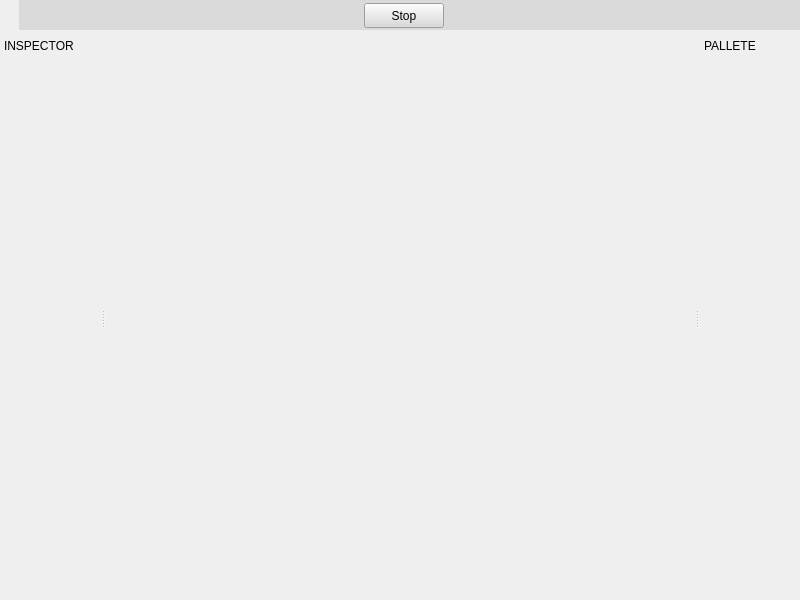
<?xml version="1.0" encoding="UTF-8"?>
<ui version="4.0">
 <class>MainWindow</class>
 <widget class="QMainWindow" name="MainWindow">
  <property name="geometry">
   <rect>
    <x>0</x>
    <y>0</y>
    <width>800</width>
    <height>600</height>
   </rect>
  </property>
  <property name="windowTitle">
   <string>MainWindow</string>
  </property>
  <widget class="QWidget" name="centralwidget">
   <property name="sizePolicy">
    <sizepolicy hsizetype="Preferred" vsizetype="Preferred">
     <horstretch>0</horstretch>
     <verstretch>0</verstretch>
    </sizepolicy>
   </property>
   <layout class="QVBoxLayout" name="verticalLayout">
    <property name="spacing">
     <number>0</number>
    </property>
    <property name="leftMargin">
     <number>0</number>
    </property>
    <property name="topMargin">
     <number>0</number>
    </property>
    <property name="rightMargin">
     <number>0</number>
    </property>
    <property name="bottomMargin">
     <number>0</number>
    </property>
    <item>
     <widget class="SceneView" name="main_view" native="true">
      <property name="sizePolicy">
       <sizepolicy hsizetype="Expanding" vsizetype="Expanding">
        <horstretch>0</horstretch>
        <verstretch>0</verstretch>
       </sizepolicy>
      </property>
     </widget>
    </item>
   </layout>
  </widget>
  <widget class="QDockWidget" name="inspectorDock">
   <property name="minimumSize">
    <size>
     <width>100</width>
     <height>99</height>
    </size>
   </property>
   <property name="contextMenuPolicy">
    <enum>Qt::PreventContextMenu</enum>
   </property>
   <property name="accessibleName">
    <string/>
   </property>
   <property name="features">
    <set>QDockWidget::DockWidgetMovable</set>
   </property>
   <property name="allowedAreas">
    <set>Qt::LeftDockWidgetArea|Qt::RightDockWidgetArea</set>
   </property>
   <property name="windowTitle">
    <string notr="true">INSPECTOR</string>
   </property>
   <attribute name="dockWidgetArea">
    <number>1</number>
   </attribute>
   <widget class="QWidget" name="inspectorContents"/>
  </widget>
  <widget class="QDockWidget" name="palleteDock">
   <property name="minimumSize">
    <size>
     <width>100</width>
     <height>46</height>
    </size>
   </property>
   <property name="contextMenuPolicy">
    <enum>Qt::PreventContextMenu</enum>
   </property>
   <property name="accessibleName">
    <string/>
   </property>
   <property name="features">
    <set>QDockWidget::DockWidgetMovable</set>
   </property>
   <property name="allowedAreas">
    <set>Qt::LeftDockWidgetArea|Qt::RightDockWidgetArea</set>
   </property>
   <property name="windowTitle">
    <string notr="true">PALLETE</string>
   </property>
   <attribute name="dockWidgetArea">
    <number>2</number>
   </attribute>
   <widget class="QWidget" name="palleteContents"/>
  </widget>
  <widget class="QDockWidget" name="topButtonsDock">
   <property name="minimumSize">
    <size>
     <width>51</width>
     <height>30</height>
    </size>
   </property>
   <property name="maximumSize">
    <size>
     <width>524287</width>
     <height>30</height>
    </size>
   </property>
   <property name="contextMenuPolicy">
    <enum>Qt::PreventContextMenu</enum>
   </property>
   <property name="styleSheet">
    <string notr="true">background-color:rgb(218, 218, 218);</string>
   </property>
   <property name="features">
    <set>QDockWidget::DockWidgetVerticalTitleBar</set>
   </property>
   <attribute name="dockWidgetArea">
    <number>4</number>
   </attribute>
   <widget class="QWidget" name="topButtonsContents">
    <property name="minimumSize">
     <size>
      <width>0</width>
      <height>0</height>
     </size>
    </property>
    <property name="maximumSize">
     <size>
      <width>16777215</width>
      <height>16777215</height>
     </size>
    </property>
    <widget class="QWidget" name="layoutWidget">
     <property name="geometry">
      <rect>
       <x>0</x>
       <y>0</y>
       <width>771</width>
       <height>31</height>
      </rect>
     </property>
     <layout class="QHBoxLayout" name="horizontalLayout">
      <property name="spacing">
       <number>0</number>
      </property>
      <property name="sizeConstraint">
       <enum>QLayout::SetDefaultConstraint</enum>
      </property>
      <item>
       <widget class="QPushButton" name="run_stop_btn">
        <property name="sizePolicy">
         <sizepolicy hsizetype="Fixed" vsizetype="Fixed">
          <horstretch>0</horstretch>
          <verstretch>0</verstretch>
         </sizepolicy>
        </property>
        <property name="minimumSize">
         <size>
          <width>0</width>
          <height>25</height>
         </size>
        </property>
        <property name="maximumSize">
         <size>
          <width>16777215</width>
          <height>25</height>
         </size>
        </property>
        <property name="text">
         <string>Stop</string>
        </property>
        <property name="icon">
         <iconset resource="icons.qrc">
          <normaloff>:/icons/Icons/stop.png</normaloff>:/icons/Icons/stop.png</iconset>
        </property>
       </widget>
      </item>
     </layout>
    </widget>
   </widget>
  </widget>
  <action name="actionOpen">
   <property name="text">
    <string>Open</string>
   </property>
  </action>
  <action name="actionSave">
   <property name="text">
    <string>Save</string>
   </property>
  </action>
  <action name="actionImport">
   <property name="text">
    <string>Import</string>
   </property>
  </action>
  <action name="actionQuit">
   <property name="text">
    <string>Quit</string>
   </property>
  </action>
 </widget>
 <customwidgets>
  <customwidget>
   <class>SceneView</class>
   <extends>QWidget</extends>
   <header location="global">UI/sceneview.h</header>
   <container>1</container>
  </customwidget>
 </customwidgets>
 <resources>
  <include location="icons.qrc"/>
 </resources>
 <connections/>
</ui>
